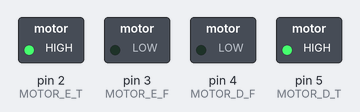
A sketch run on a simulated Arduino Uno, built with avr-gcc and run on an emulated ATmega328P. Parts: switched loads named in the sketch (green lamp = pin HIGH).

Above: at 0.1 s.
Timing chart, 0 to 1.6 s (numbered marks = the images above):
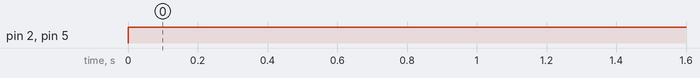

The sketch:

CaboDeGuerra.ino
```cpp
// Código utilizado na competição de 2015
// Data da última mofificação: 15/08

#define MOTOR_E_F 3
#define MOTOR_E_T 2
#define MOTOR_D_F 4
#define MOTOR_D_T 5


void volta() {

   /* Motor esquerdo pra tras */
  digitalWrite(MOTOR_E_F, LOW);
  digitalWrite(MOTOR_E_T, HIGH);

  /* Motor direito tras */
  digitalWrite(MOTOR_D_F, LOW);
  digitalWrite(MOTOR_D_T, HIGH);

}

void setup() {
  // put your setup code here, to run once:

  pinMode(MOTOR_D_F, OUTPUT);
  pinMode(MOTOR_D_T, OUTPUT);
  pinMode(MOTOR_E_F, OUTPUT);
  pinMode(MOTOR_E_T, OUTPUT);
}

void loop() {
  // put your main code here, to run repeatedly:
  volta();
}
```

Measured:
- by itself, pin 2 (MOTOR_E_T), pin 5 (MOTOR_D_T): LOW → HIGH at 0.00 s
